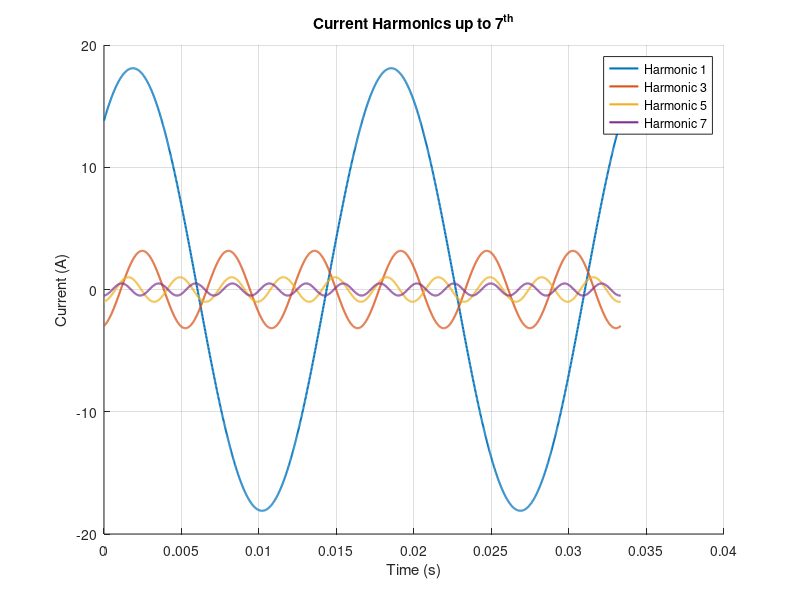
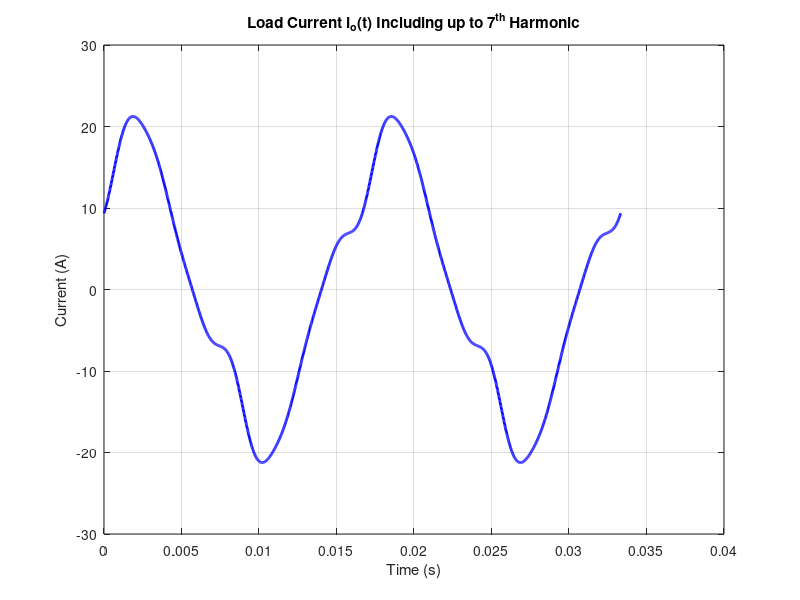
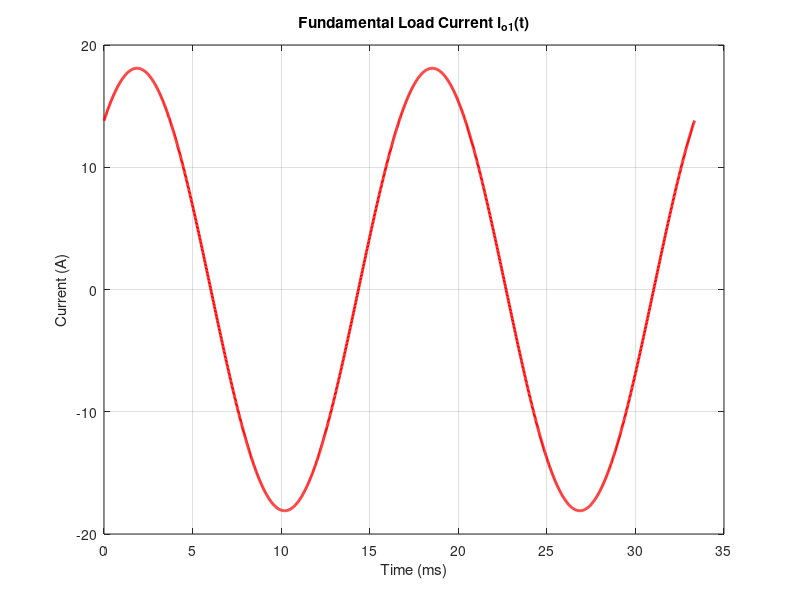

The MATLAB script that drew these images, in order: (Note: this script raises an error after producing the figures.)
clc;
clear;
close all;

%% Given Data
Vs = 220;          % DC input voltage (V)
R = 10;            % Resistance (Ohm)
L = 31.5e-3;       % Inductance (H)
C = 112e-6;        % Capacitance (F)
f = 60;            % Fundamental frequency (Hz)

w = 2*pi*f;

%% Time Axis
T = 1/f;
t = linspace(0,2*T,2000);    % Two cycles

%% Harmonic Orders
n = [1 3 5 7];

io = zeros(size(t));

figure(1);
hold on;
grid on;

for k = 1:length(n)

    h = n(k);

    %% Fourier voltage magnitude of square wave
    Vh = 4*Vs/(h*pi);

    %% Load impedance
    Xl = h*w*L;
    Xc = 1/(h*w*C);

    Zh = R + 1i*(Xl - Xc);

    %% Current magnitude and phase
    Ih = Vh/abs(Zh);
    phi = angle(Zh);

    %% Harmonic current
    ih = Ih*sin(h*w*t - phi);

    %% Add to total current
    io = io + ih;

    %% Plot individual harmonic
    plot(t,ih,'LineWidth',1.5,...
        'DisplayName',['Harmonic ' num2str(h)]);

end

xlabel('Time (s)');
ylabel('Current (A)');
title('Current Harmonics up to 7^{th}');
legend show;

%% Plot Total Load Current
figure(2)
plot(t,io,'b','LineWidth',2);
grid on;
xlabel('Time (s)');
ylabel('Current (A)');
title('Load Current i_o(t) Including up to 7^{th} Harmonic');

%% Plot Fundamental Current
h = 1;

V1 = 4*Vs/pi;

Xl = w*L;
Xc = 1/(w*C);

Z1 = R + 1i*(Xl-Xc);

I1 = V1/abs(Z1);
phi1 = angle(Z1);

io1 = I1*sin(w*t-phi1);

figure(3)
plot(t*1000,io1,'r','LineWidth',2);
grid on;
hold on;

xlabel('Time (ms)');
ylabel('Current (A)');
title('Fundamental Load Current i_{o1}(t)');

%% Conduction intervals (from textbook Example 6.3)

Q1_end = 5.694;
D1_end = 8.333;
Q2_end = 14.027;
D2_end = 16.667;

%% Vertical dashed lines
xline(Q1_end,'k--');
xline(D1_end,'k--');
xline(Q2_end,'k--');
xline(D2_end,'k--');

%% Arrow level
yl = ylim;
yArrow = yl(1)+0.12*(yl(2)-yl(1));

%% Q1
annotation('doublearrow',...
    [0.13 0.39],...
    [0.17 0.17]);
text((0+Q1_end)/2,yArrow,'Q_1 on',...
    'HorizontalAlignment','center','FontSize',11);

%% D1
annotation('doublearrow',...
    [0.39 0.50],...
    [0.17 0.17]);
text((Q1_end+D1_end)/2,yArrow,'D_1 on',...
    'HorizontalAlignment','center','FontSize',11);

%% Q2
annotation('doublearrow',...
    [0.50 0.81],...
    [0.17 0.17]);
text((D1_end+Q2_end)/2,yArrow,'Q_2 on',...
    'HorizontalAlignment','center','FontSize',11);

%% D2
annotation('doublearrow',...
    [0.81 0.95],...
    [0.17 0.17]);
text((Q2_end+D2_end)/2,yArrow,'D_2 on',...
    'HorizontalAlignment','center','FontSize',11);

%% Time labels
text(Q1_end,0.8,'5.694 ms',...
    'HorizontalAlignment','center');

text(D1_end,3,'8.333 ms',...
    'HorizontalAlignment','center');

text(D2_end,0.8,'16.667 ms',...
    'HorizontalAlignment','center');
